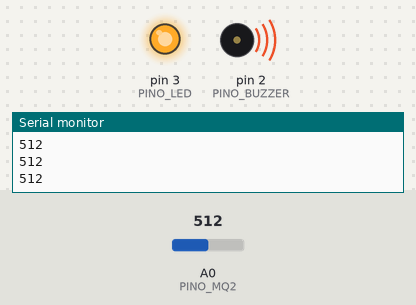
A sketch run on a simulated Arduino Uno, built with avr-gcc and run on an emulated ATmega328P. Parts: output pins drawn as LEDs (lit = HIGH), buzzer (waves = sounding), the last lines printed to the serial monitor. Inputs (shaded band) come from the test bench; at power-on: A0 (PINO_MQ2) = 512.

Above: at 1.2 s.
1.3 s: A0 (PINO_MQ2) set to 358
2.8 s: A0 (PINO_MQ2) set to 340
At 4.0 s:
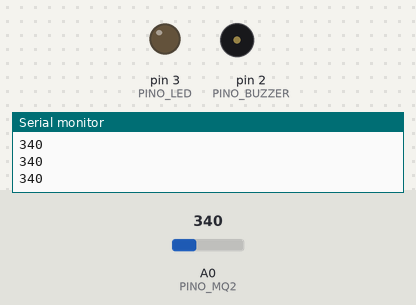
4.3 s: A0 (PINO_MQ2) set to 360
At 5.5 s:
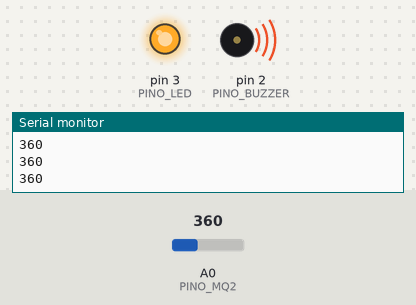
5.9 s: A0 (PINO_MQ2) set to 306
At 6.8 s:
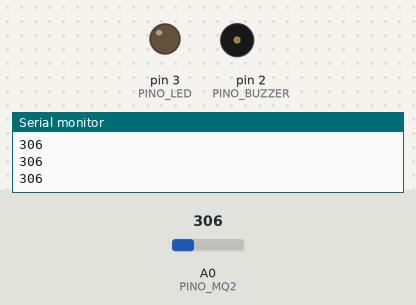
Timing chart, 0 to 8.5 s (numbered marks = the images above; inputs shaded):
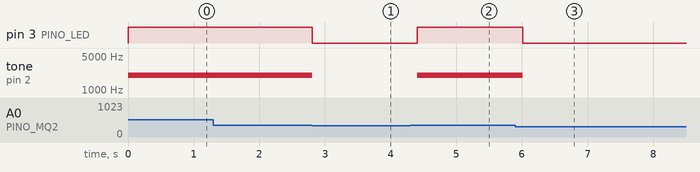

The sketch:

10_alarme_gas_mq2_buzzer_led.ino
```cpp
/*
Projeto: Alarme de gás com MQ-2 + buzzer + LED

O que será usado neste projeto:
  - Arduino UNO
  - Sensor MQ-2 (saída analógica)
  - Buzzer
  - LED + resistor

Conexões (pinos sugeridos):
  - MQ-2 -> A0
  - Buzzer -> D2
  - LED -> D3
*/
const int PINO_MQ2 = A0, PINO_BUZZER = 2, PINO_LED = 3;
int limiar = 350; // ajuste após calibrar em ambiente real

void setup(){
  pinMode(PINO_BUZZER, OUTPUT);
  pinMode(PINO_LED, OUTPUT);
  Serial.begin(9600);
  Serial.println("Leitura MQ-2...");
}

void loop(){
  int leitura = analogRead(PINO_MQ2);
  Serial.println(leitura);
  if (leitura > limiar){
    digitalWrite(PINO_LED, HIGH);
    tone(PINO_BUZZER, 2000);
  } else {
    digitalWrite(PINO_LED, LOW);
    noTone(PINO_BUZZER);
  }
  delay(200);
}
```

Measured:
- the behaviour switches between 351 and 350 on A0 (PINO_MQ2) (found by bisection; images 0 and 1)
- after the input at 2.8 s, pin 3 (PINO_LED): HIGH → LOW at once; tone on pin 2 (PINO_BUZZER): 2000 Hz → silent at once
- after the input at 4.3 s, pin 3 (PINO_LED): LOW → HIGH after 0.11 s; tone on pin 2 (PINO_BUZZER): silent → 2000 Hz after 0.11 s
- after the input at 5.9 s, pin 3 (PINO_LED): HIGH → LOW after 0.11 s; tone on pin 2 (PINO_BUZZER): 2000 Hz → silent after 0.11 s
